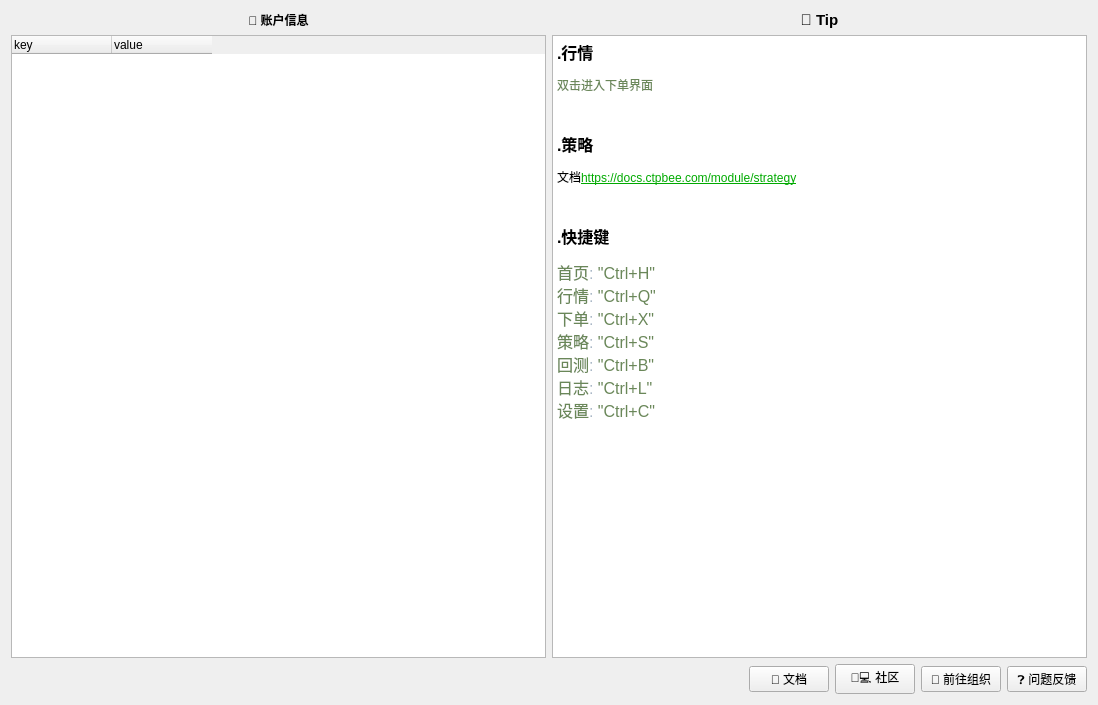
<?xml version="1.0" encoding="UTF-8"?>
<ui version="4.0">
 <class>Home</class>
 <widget class="QWidget" name="Home">
  <property name="geometry">
   <rect>
    <x>0</x>
    <y>0</y>
    <width>1098</width>
    <height>705</height>
   </rect>
  </property>
  <property name="windowTitle">
   <string>简介</string>
  </property>
  <property name="windowIcon">
   <iconset resource="../resource/mainwindow.qrc">
    <normaloff>:/menu/images/bee_temp_grey.png</normaloff>:/menu/images/bee_temp_grey.png</iconset>
  </property>
  <layout class="QGridLayout" name="gridLayout_2">
   <item row="2" column="6">
    <layout class="QHBoxLayout" name="horizontalLayout" stretch="9,0,0,0,1">
     <item>
      <spacer name="horizontalSpacer">
       <property name="orientation">
        <enum>Qt::Horizontal</enum>
       </property>
       <property name="sizeHint" stdset="0">
        <size>
         <width>40</width>
         <height>20</height>
        </size>
       </property>
      </spacer>
     </item>
     <item>
      <widget class="QPushButton" name="doc_btn">
       <property name="text">
        <string>📖 文档</string>
       </property>
      </widget>
     </item>
     <item>
      <widget class="QPushButton" name="community_btn">
       <property name="text">
        <string>👨‍💻 社区</string>
       </property>
      </widget>
     </item>
     <item>
      <widget class="QPushButton" name="beebtn">
       <property name="font">
        <font>
         <family>Arial</family>
         <pointsize>9</pointsize>
         <weight>50</weight>
         <bold>false</bold>
        </font>
       </property>
       <property name="text">
        <string>👣 前往组织</string>
       </property>
      </widget>
     </item>
     <item>
      <widget class="QPushButton" name="issues_btn">
       <property name="font">
        <font>
         <family>Arial</family>
         <pointsize>9</pointsize>
         <weight>50</weight>
         <bold>false</bold>
        </font>
       </property>
       <property name="text">
        <string>❓ 问题反馈</string>
       </property>
      </widget>
     </item>
    </layout>
   </item>
   <item row="1" column="6">
    <widget class="QTextEdit" name="textEdit">
     <property name="readOnly">
      <bool>true</bool>
     </property>
     <property name="html">
      <string>&lt;!DOCTYPE HTML PUBLIC &quot;-//W3C//DTD HTML 4.0//EN&quot; &quot;http://www.w3.org/TR/REC-html40/strict.dtd&quot;&gt;
&lt;html&gt;&lt;head&gt;&lt;meta name=&quot;qrichtext&quot; content=&quot;1&quot; /&gt;&lt;style type=&quot;text/css&quot;&gt;
p, li { white-space: pre-wrap; }
&lt;/style&gt;&lt;/head&gt;&lt;body style=&quot; font-family:'SimSun'; font-size:9pt; font-weight:400; font-style:normal;&quot;&gt;
&lt;p style=&quot; margin-top:12px; margin-bottom:12px; margin-left:0px; margin-right:0px; -qt-block-indent:0; text-indent:0px;&quot;&gt;&lt;span style=&quot; font-family:'SimSun'; font-size:12pt; font-weight:600;&quot;&gt;.行情&lt;/span&gt;&lt;/p&gt;
&lt;p style=&quot; margin-top:12px; margin-bottom:12px; margin-left:0px; margin-right:0px; -qt-block-indent:0; text-indent:0px;&quot;&gt;&lt;span style=&quot; font-family:'SimSun'; color:#6a8759;&quot;&gt;双击进入下单界面&lt;/span&gt;&lt;/p&gt;
&lt;p style=&quot;-qt-paragraph-type:empty; margin-top:12px; margin-bottom:12px; margin-left:0px; margin-right:0px; -qt-block-indent:0; text-indent:0px; font-family:'SimSun';&quot;&gt;&lt;br /&gt;&lt;/p&gt;
&lt;p style=&quot; margin-top:12px; margin-bottom:12px; margin-left:0px; margin-right:0px; -qt-block-indent:0; text-indent:0px;&quot;&gt;&lt;span style=&quot; font-family:'SimSun'; font-size:12pt; font-weight:600;&quot;&gt;.策略&lt;/span&gt;&lt;/p&gt;
&lt;p style=&quot; margin-top:12px; margin-bottom:12px; margin-left:0px; margin-right:0px; -qt-block-indent:0; text-indent:0px;&quot;&gt;&lt;span style=&quot; font-family:'SimSun';&quot;&gt;文档&lt;/span&gt;&lt;a href=&quot;https://docs.ctpbee.com/module/strategy&quot;&gt;&lt;span style=&quot; font-family:'SimSun'; text-decoration: underline; color:#00aa00;&quot;&gt;https://docs.ctpbee.com/module/strategy&lt;/span&gt;&lt;/a&gt;&lt;/p&gt;
&lt;p style=&quot;-qt-paragraph-type:empty; margin-top:12px; margin-bottom:12px; margin-left:0px; margin-right:0px; -qt-block-indent:0; text-indent:0px; font-family:'SimSun';&quot;&gt;&lt;br /&gt;&lt;/p&gt;
&lt;p style=&quot; margin-top:12px; margin-bottom:12px; margin-left:0px; margin-right:0px; -qt-block-indent:0; text-indent:0px;&quot;&gt;&lt;span style=&quot; font-family:'SimSun'; font-size:12pt; font-weight:600;&quot;&gt;.快捷键&lt;/span&gt;&lt;/p&gt;
&lt;p style=&quot; margin-top:12px; margin-bottom:12px; margin-left:0px; margin-right:0px; -qt-block-indent:0; text-indent:0px;&quot;&gt;&lt;span style=&quot; font-family:'Consolas'; font-size:12pt; color:#6a8759;&quot;&gt;首页&lt;/span&gt;&lt;span style=&quot; font-family:'Consolas'; font-size:12pt; color:#a9b7c6;&quot;&gt;: &lt;/span&gt;&lt;span style=&quot; font-family:'Consolas'; font-size:12pt; color:#6a8759;&quot;&gt;&amp;quot;Ctrl+H&amp;quot;&lt;/span&gt;&lt;span style=&quot; font-family:'Consolas'; font-size:12pt; color:#cc7832;&quot;&gt;&lt;br /&gt;&lt;/span&gt;&lt;span style=&quot; font-family:'Consolas'; font-size:12pt; color:#6a8759;&quot;&gt;行情&lt;/span&gt;&lt;span style=&quot; font-family:'Consolas'; font-size:12pt; color:#a9b7c6;&quot;&gt;: &lt;/span&gt;&lt;span style=&quot; font-family:'Consolas'; font-size:12pt; color:#6a8759;&quot;&gt;&amp;quot;Ctrl+Q&amp;quot;&lt;/span&gt;&lt;span style=&quot; font-family:'Consolas'; font-size:12pt; color:#cc7832;&quot;&gt;&lt;br /&gt;&lt;/span&gt;&lt;span style=&quot; font-family:'Consolas'; font-size:12pt; color:#6a8759;&quot;&gt;下单&lt;/span&gt;&lt;span style=&quot; font-family:'Consolas'; font-size:12pt; color:#a9b7c6;&quot;&gt;: &lt;/span&gt;&lt;span style=&quot; font-family:'Consolas'; font-size:12pt; color:#6a8759;&quot;&gt;&amp;quot;Ctrl+X&amp;quot;&lt;/span&gt;&lt;span style=&quot; font-family:'Consolas'; font-size:12pt; color:#cc7832;&quot;&gt;&lt;br /&gt;&lt;/span&gt;&lt;span style=&quot; font-family:'Consolas'; font-size:12pt; color:#6a8759;&quot;&gt;策略&lt;/span&gt;&lt;span style=&quot; font-family:'Consolas'; font-size:12pt; color:#a9b7c6;&quot;&gt;: &lt;/span&gt;&lt;span style=&quot; font-family:'Consolas'; font-size:12pt; color:#6a8759;&quot;&gt;&amp;quot;Ctrl+S&amp;quot;&lt;/span&gt;&lt;span style=&quot; font-family:'Consolas'; font-size:12pt; color:#cc7832;&quot;&gt;&lt;br /&gt;&lt;/span&gt;&lt;span style=&quot; font-family:'Consolas'; font-size:12pt; color:#6a8759;&quot;&gt;回测&lt;/span&gt;&lt;span style=&quot; font-family:'Consolas'; font-size:12pt; color:#a9b7c6;&quot;&gt;: &lt;/span&gt;&lt;span style=&quot; font-family:'Consolas'; font-size:12pt; color:#6a8759;&quot;&gt;&amp;quot;Ctrl+B&amp;quot;&lt;/span&gt;&lt;span style=&quot; font-family:'Consolas'; font-size:12pt; color:#cc7832;&quot;&gt;&lt;br /&gt;&lt;/span&gt;&lt;span style=&quot; font-family:'Consolas'; font-size:12pt; color:#6a8759;&quot;&gt;日志&lt;/span&gt;&lt;span style=&quot; font-family:'Consolas'; font-size:12pt; color:#a9b7c6;&quot;&gt;: &lt;/span&gt;&lt;span style=&quot; font-family:'Consolas'; font-size:12pt; color:#6a8759;&quot;&gt;&amp;quot;Ctrl+L&amp;quot;&lt;/span&gt;&lt;span style=&quot; font-family:'Consolas'; font-size:12pt; color:#cc7832;&quot;&gt;&lt;br /&gt;&lt;/span&gt;&lt;span style=&quot; font-family:'Consolas'; font-size:12pt; color:#6a8759;&quot;&gt;设置&lt;/span&gt;&lt;span style=&quot; font-family:'Consolas'; font-size:12pt; color:#a9b7c6;&quot;&gt;: &lt;/span&gt;&lt;span style=&quot; font-family:'Consolas'; font-size:12pt; color:#6a8759;&quot;&gt;&amp;quot;Ctrl+C&amp;quot;&lt;/span&gt;&lt;span style=&quot; font-family:'SimSun';&quot;&gt;&lt;br /&gt;&lt;/span&gt;&lt;/p&gt;
&lt;p style=&quot; margin-top:12px; margin-bottom:12px; margin-left:0px; margin-right:0px; -qt-block-indent:0; text-indent:0px;&quot;&gt;&lt;span style=&quot; font-family:'SimSun';&quot;&gt;&lt;br /&gt;&lt;/span&gt;&lt;/p&gt;&lt;/body&gt;&lt;/html&gt;</string>
     </property>
    </widget>
   </item>
   <item row="0" column="6">
    <widget class="QLabel" name="label">
     <property name="font">
      <font>
       <pointsize>11</pointsize>
       <weight>75</weight>
       <bold>true</bold>
      </font>
     </property>
     <property name="text">
      <string>💡 Tip</string>
     </property>
     <property name="alignment">
      <set>Qt::AlignCenter</set>
     </property>
     <property name="margin">
      <number>0</number>
     </property>
    </widget>
   </item>
   <item row="1" column="1">
    <widget class="QTableWidget" name="tableWidget">
     <property name="minimumSize">
      <size>
       <width>0</width>
       <height>0</height>
      </size>
     </property>
     <property name="baseSize">
      <size>
       <width>300</width>
       <height>200</height>
      </size>
     </property>
     <column>
      <property name="text">
       <string>key</string>
      </property>
      <property name="textAlignment">
       <set>AlignLeading|AlignVCenter</set>
      </property>
     </column>
     <column>
      <property name="text">
       <string>value</string>
      </property>
      <property name="textAlignment">
       <set>AlignLeading|AlignVCenter</set>
      </property>
     </column>
    </widget>
   </item>
   <item row="0" column="1">
    <widget class="QLabel" name="label_2">
     <property name="font">
      <font>
       <weight>75</weight>
       <bold>true</bold>
      </font>
     </property>
     <property name="text">
      <string>📜 账户信息</string>
     </property>
     <property name="alignment">
      <set>Qt::AlignCenter</set>
     </property>
    </widget>
   </item>
  </layout>
 </widget>
 <resources>
  <include location="../resource/mainwindow.qrc"/>
 </resources>
 <connections/>
</ui>
